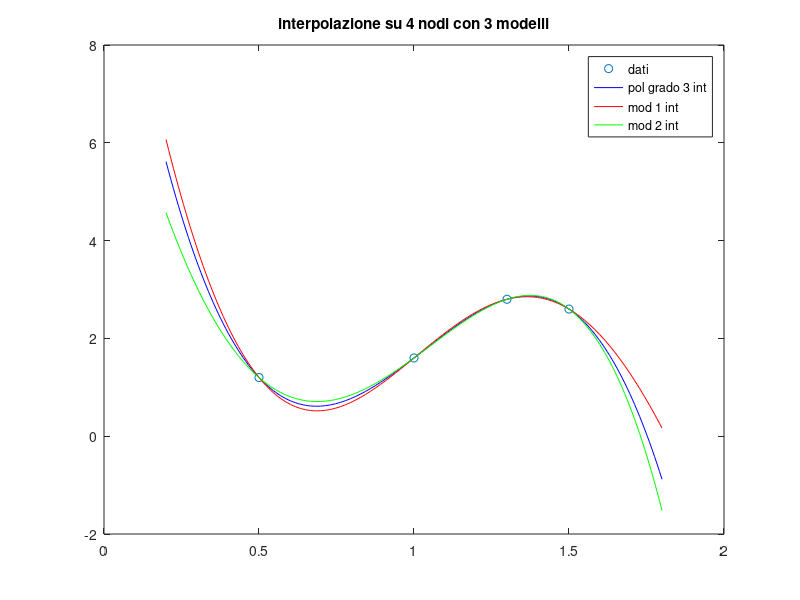

Write the MATLAB code that produced this figure.
x=[0.5000 1.0000 1.3000 1.5000]';
y=[1.2000 1.6000 2.8000 2.6000]';
xx=linspace(0.2,1.8,200);
ypol=polyval(polyfit(x,y,length(x)-1),xx);
B=[ones(size(x)) cos(x) cos(2*x) sin(x)];
a=B\y;
ym1=a(1)+a(2)*cos(xx)+a(3)*cos(2*xx)+a(4)*sin(xx);
C=[ones(size(x)) sqrt(x) exp(x) x.^2];
c=C\y;
ym2=c(1)+c(2)*sqrt(xx)+c(3)*exp(xx)+c(4)*xx.^2;
plot(x,y,'o',xx,ypol,'b',xx,ym1,'r',xx,ym2,'g')
title('interpolazione su 4 nodi con 3 modelli')
legend('dati','pol grado 3 int','mod 1 int','mod 2 int')